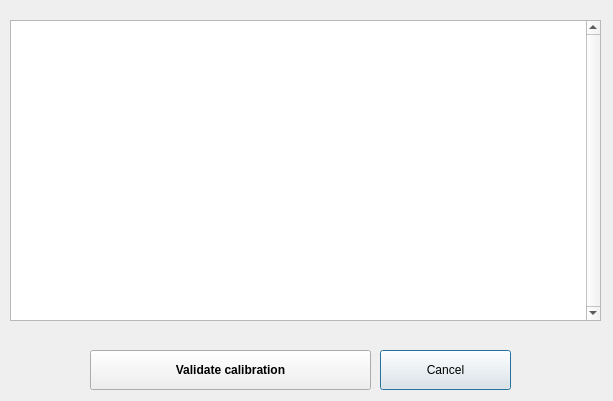
<?xml version="1.0" encoding="UTF-8"?>
<ui version="4.0">
 <class>Dialog</class>
 <widget class="QDialog" name="Dialog">
  <property name="geometry">
   <rect>
    <x>0</x>
    <y>0</y>
    <width>613</width>
    <height>401</height>
   </rect>
  </property>
  <property name="windowTitle">
   <string>Array image calibration</string>
  </property>
  <widget class="QTableView" name="tableView_array_landmarkTable">
   <property name="enabled">
    <bool>true</bool>
   </property>
   <property name="geometry">
    <rect>
     <x>10</x>
     <y>20</y>
     <width>591</width>
     <height>301</height>
    </rect>
   </property>
   <property name="palette">
    <palette>
     <active>
      <colorrole role="Highlight">
       <brush brushstyle="SolidPattern">
        <color alpha="255">
         <red>0</red>
         <green>120</green>
         <blue>215</blue>
        </color>
       </brush>
      </colorrole>
     </active>
     <inactive>
      <colorrole role="Highlight">
       <brush brushstyle="SolidPattern">
        <color alpha="255">
         <red>0</red>
         <green>120</green>
         <blue>215</blue>
        </color>
       </brush>
      </colorrole>
     </inactive>
     <disabled>
      <colorrole role="Highlight">
       <brush brushstyle="SolidPattern">
        <color alpha="255">
         <red>0</red>
         <green>120</green>
         <blue>215</blue>
        </color>
       </brush>
      </colorrole>
     </disabled>
    </palette>
   </property>
   <property name="font">
    <font>
     <family>Calibri</family>
     <bold>false</bold>
    </font>
   </property>
   <property name="toolTip">
    <string/>
   </property>
   <property name="verticalScrollBarPolicy">
    <enum>Qt::ScrollBarAlwaysOn</enum>
   </property>
   <property name="autoScroll">
    <bool>true</bool>
   </property>
   <property name="editTriggers">
    <set>QAbstractItemView::NoEditTriggers</set>
   </property>
   <property name="alternatingRowColors">
    <bool>true</bool>
   </property>
   <attribute name="horizontalHeaderDefaultSectionSize">
    <number>90</number>
   </attribute>
   <attribute name="verticalHeaderVisible">
    <bool>false</bool>
   </attribute>
   <attribute name="verticalHeaderMinimumSectionSize">
    <number>10</number>
   </attribute>
   <attribute name="verticalHeaderDefaultSectionSize">
    <number>10</number>
   </attribute>
  </widget>
  <widget class="QPushButton" name="pushButton_cancel">
   <property name="geometry">
    <rect>
     <x>380</x>
     <y>350</y>
     <width>131</width>
     <height>40</height>
    </rect>
   </property>
   <property name="text">
    <string>Cancel</string>
   </property>
  </widget>
  <widget class="QPushButton" name="pushButton_validateCalibration">
   <property name="geometry">
    <rect>
     <x>90</x>
     <y>350</y>
     <width>281</width>
     <height>40</height>
    </rect>
   </property>
   <property name="font">
    <font>
     <bold>true</bold>
    </font>
   </property>
   <property name="text">
    <string>Validate calibration</string>
   </property>
  </widget>
 </widget>
 <resources/>
 <connections/>
</ui>
